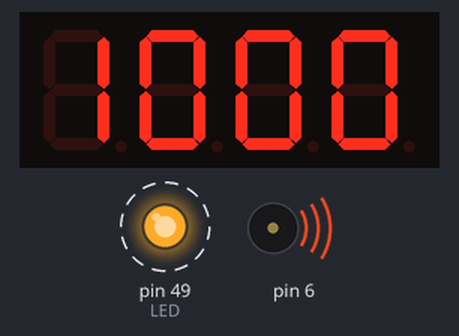
Recording of a sketch running on a simulated Arduino Mega 2560, built with avr-gcc and run on an emulated ATmega2560. Parts: 4-digit seven-segment display, output pins drawn as LEDs (lit = HIGH), buzzer (waves = sounding). Dashed ring = blinking. Pins used as bus, display or sensor lines are not drawn; what the sketch prints to the serial monitor is not drawn.

Above: at 0.05 s.
At 7.45 s:
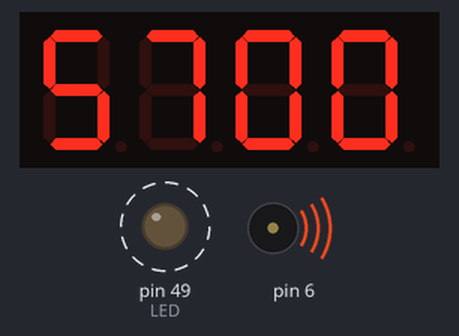
At 19.55 s:
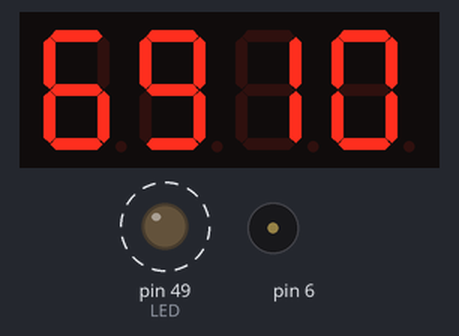
At 39.16 s:
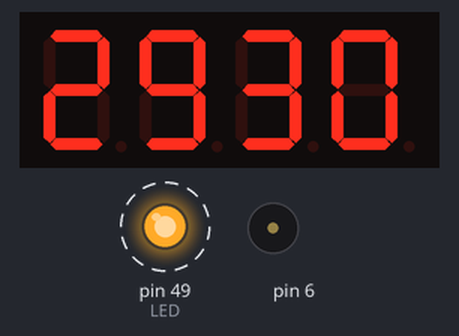
Timing chart, 0 to 40.0 s (numbered marks = the images above):
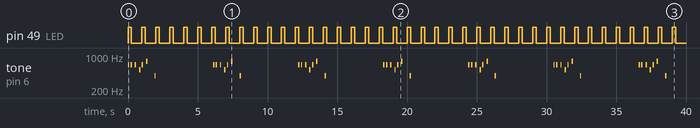

Measured:
- by itself, pin 49 (LED): alternates HIGH for 0.25 s and LOW for 0.75 s
- by itself, tone on pin 6: repeats every 6.1 s: silent 0.10 s, 2 × (659 Hz 0.10 s, silent 0.20 s), 523 Hz 0.10 s, silent 0.10 s, 659 Hz 0.10 s, silent 0.20 s, 784 Hz 0.10 s, silent 0.50 s, 392 Hz 0.10 s, silent 4.1 s, 659 Hz 0.10 s

The sketch:

SSRI_T1_T2_T3.ino
```cpp
#include <SevSeg.h> // Include the SevSeg library
SevSeg sevseg;

int counter = 0; // Counter variable
char invertedDisplay[5]; // Buffer to store the inverted number as a string

#define E 659 // Hz
#define C 523 // Hz
#define G 784 // Hz
#define g 392 // Hz
#define R 0   // Rest, play no sound
int song[] = {E, R, E, R, R, E, R, R, C, R, E, R, R, G, R, R, R, R, R, g, R};
int note = 0;
boolean light = false;

enum TaskState {
  READY,
  RUNNING,
  SLEEPING
};

enum FlagState {
  PENDING,
  DONE
};

int delays[10] = {0};
int task_state[10] = {READY, READY, READY};
void (*tasks[10])() = {NULL};
int task_active = 0;

volatile FlagState sFlag;

void sleep(int sleeptime) {
  delays[task_active] = sleeptime; // Convert ms to ticks
  task_state[task_active] = SLEEPING;
}

void setup() {
  Serial.begin(9600);

  // SevSeg setup
  byte numDigits = 4; // Number of digits on the display
  byte digitPins[] = {10, 11, 12, 13}; // Pins controlling each digit
  byte segmentPins[] = {2, 3, 4, 5, 48, 7, 8, 9}; // Pins controlling each segment
  bool resistorsOnSegments = true; // Assuming resistors are on the segments
  byte hardwareConfig = COMMON_CATHODE; // Type of 7-segment display
  sevseg.begin(hardwareConfig, numDigits, digitPins, segmentPins, resistorsOnSegments);
  sevseg.setBrightness(90); // Set brightness level

  // SRRI setup
  tasks[0] = Task1;
  tasks[1] = Task2;
  tasks[2] = schedule_sync;
  tasks[3] = Task3;
  tasks[4] = NULL;

  // Task 1 setup
  DDRL |= 1 << DDL0; // set pin 49
  PORTL &= ~(1 << PORTL0); // initial off

  // Task 2 setup
  DDRH |= (1 << PH3); // set pin 6

  TCCR4A = 0;
  TCCR4B = 0;
  TCCR4B |= 1 << WGM42; // CTC Mode
  TCCR4A |= 1 << COM4A0; // toggle pin 6
  TCCR4B |= 1 << CS41;   // prescaler 8

  // Interrupt Timer Setup
  TCCR3A = 0;
  TCCR3B = 0;
  TCCR3B |= 1 << WGM32;
  TCCR3B |= 1 << CS31; // prescaler 8
  OCR3A = 4000;  // sets frequency to 2ms
  TIMSK3 |= (1 << OCIE3A); // Timer 3 Compare Match A interrupt

  Serial.println("Setup Complete.");
}

ISR(TIMER3_COMPA_vect) {
  sFlag = DONE;  // Update scheduler flag
}

void loop() {
  while (1) {
    for (task_active = 0; task_active < 10; task_active++) {
      if (tasks[task_active] == NULL) { // End of task list
        break;
      }

      if (task_state[task_active] == READY) {
        task_state[task_active] = RUNNING;
        (*tasks[task_active])();
        if (task_state[task_active] == RUNNING) {
          task_state[task_active] = READY;
        }
      }
    }
    sevseg.refreshDisplay(); // Refresh the display
  }
}

void schedule_sync() {
  sFlag = PENDING;
  while (sFlag == PENDING) { }
  for (int i = 0; i < 10; i++) {
    if (task_state[i] == SLEEPING) {
      delays[i] -= 2;
      if (delays[i] <= 0) {
        task_state[i] = READY;
      }
    }
  }
}

void Task1() {
  if (light) {
    PORTL &= ~(1 << PORTL0); // Turn off the LED
    light = false;
    sleep(750); // Sleep for 750ms
  } else {
    PORTL |= 1 << PORTL0; // Turn on the LED
    light = true;
    sleep(250); // Sleep for 250ms
  }
  return;
}

void Task2() {
  if (note < sizeof(song) / sizeof(song[0])) {
    if (song[note] == 0) {
      TCCR4A &= ~(1 << COM4A0);
    } else {
      TCCR4A |= 1 << COM4A0;
      OCR4A = 2000000 / (2 * song[note]);
    }
    sleep(100);
  }
  if (note >= sizeof(song) / sizeof(song[0])) {
    TCCR4A &= ~(1 << COM4A0);
    note = 0;
    sleep(4000);
  } else {
    note++;
  }
  return;
}

void Task3() {
  counter = (counter + 1) % 10000;

  snprintf(invertedDisplay, sizeof(invertedDisplay), "%04d", counter); // Zero-pad and convert to string
  reverseString(invertedDisplay);   // Reverse the string
  sevseg.setChars(invertedDisplay); // Display on 7-segment

  sleep(100); // Sync with scheduler
}

// Helper function to reverse a string for Task 3
void reverseString(char* str) {
  int len = strlen(str);
  for (int i = 0; i < len / 2; i++) {
    char temp = str[i];
    str[i] = str[len - i - 1];
    str[len - i - 1] = temp;
  }
}
```
